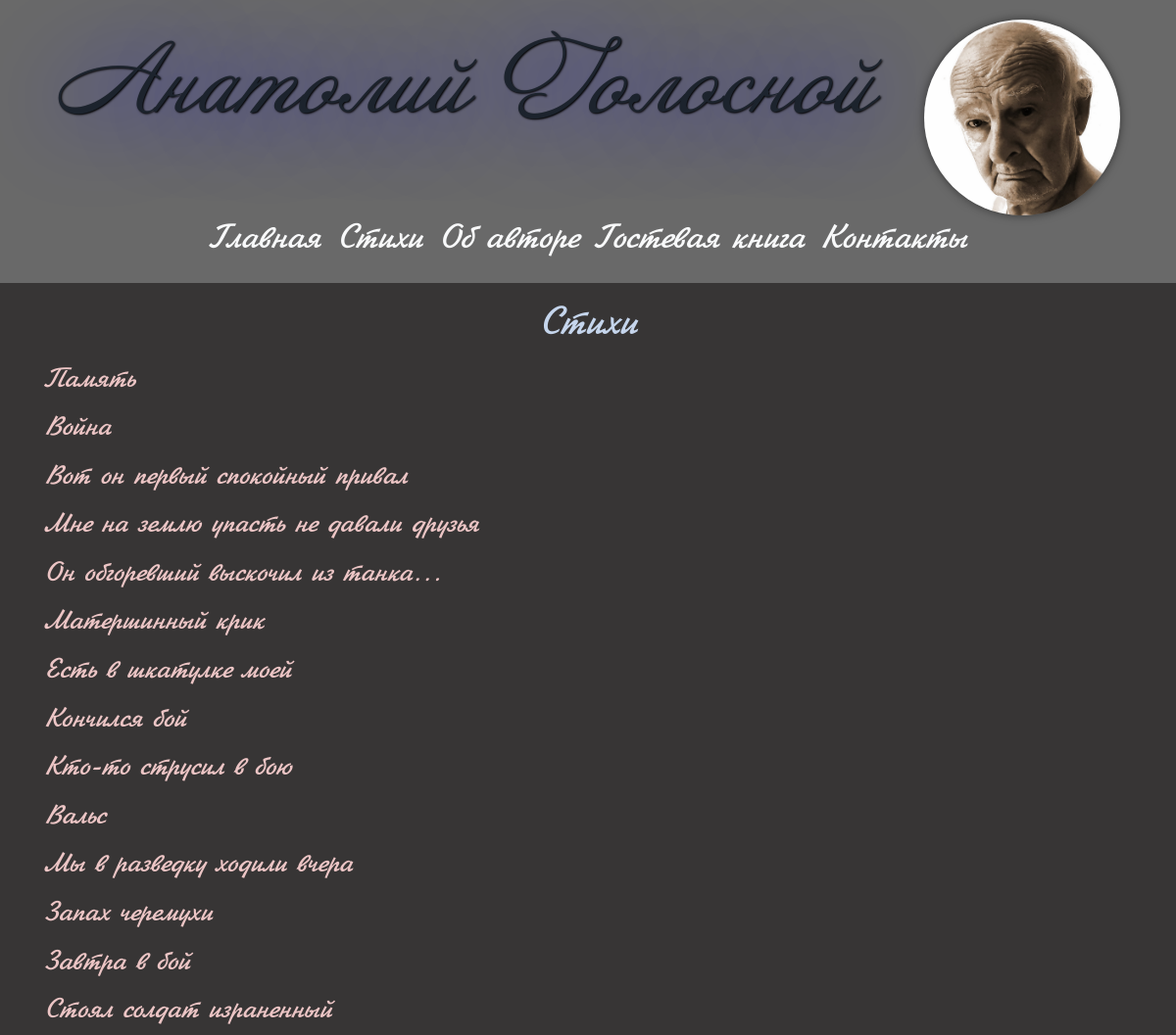
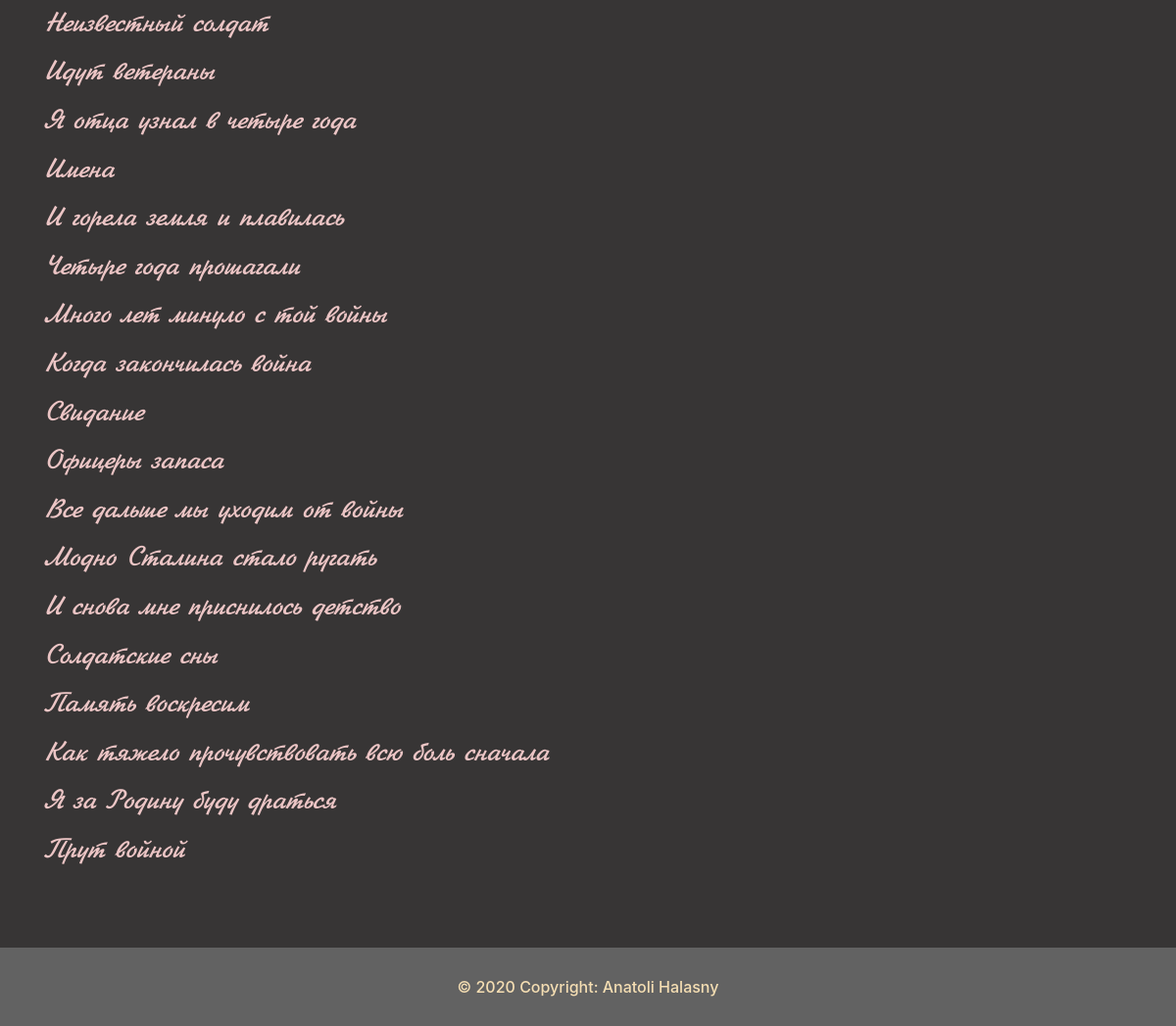
Screenshot of /verses with the database file from the repository (2 pictures, top to bottom).
### tables this page shows
CREATE TABLE verses(
id INTEGER PRIMARY KEY AUTOINCREMENT,
title TEXT NOT NULL,
content TEXT NOT NULL
);

### app.py (the view)
@app.route('/verses')
def verses():
    conn = get_db_connection()
    verse = conn.execute('SELECT * FROM verses').fetchall()
    conn.close()
    return render_template('verses.html', title='Стихи', verses=verse)

### app.py (called while the page is built)
def get_db_connection():
    conn = sqlite3.connect('database.db')
    conn.row_factory = sqlite3.Row
    return conn

### templates/verses.html
{% extends 'base.html' %}
{% block content %}
<h1>{{ title }}</h1>
<div class="poem">
{% for verse in verses %}
    <a href="{{ url_for('verse', verse_id=verse['id']) }}">
        <h3>{{ verse['title'] }}</h3></a>
{% endfor %}
</div>
{% endblock %}

### static/css/style.css (style rules this page uses)
* { margin: 0; padding: 0; }
body { background-color: #373535; min-height: 100%; position: relative; }
h1 { color: #c5d5ec; text-align: center; margin-top: 20px; font-family: Jikharev, serif; }
h3 { color: #ecc5c5; margin-top: 16px; font-family: Jikharev, serif; }

### rows the page displays
verses: title "Память"
verses: title "Война"
verses: title "Вот он первый спокойный привал"
verses: title "Мне на землю упасть не давали друзья"
verses: title "Он обгоревший выскочил из танка..."
verses: title "Матершинный крик"
verses: title "Есть в шкатулке моей"
verses: title "Кончился бой"
verses: title "Кто-то струсил в бою"
verses: title "Вальс"
verses: title "Мы в разведку ходили вчера"
verses: title "Запах черемухи"
verses: title "Завтра в бой"
verses: title "Стоял солдат израненный"
verses: title "Неизвестный солдат"
verses: title "Идут ветераны"
verses: title "Я отца узнал в четыре года"
verses: title "Имена"
verses: title "И горела земля и плавилась"
verses: title "Четыре года прошагали"
verses: title "Много лет минуло с той войны"
verses: title "Когда закончилась война"
verses: title "Свидание"
verses: title "Офицеры запаса"
verses: title "Все дальше мы уходим от войны"
verses: title "Модно Сталина стало ругать"
verses: title "И снова мне приснилось детство"
verses: title "Солдатские сны"
verses: title "Память воскресим"
verses: title "Как тяжело прочувствовать всю боль сначала"
verses: title "Я за Родину буду драться"
verses: title "Прут войной"

### other values shown
{{ title }} "Стихи"
